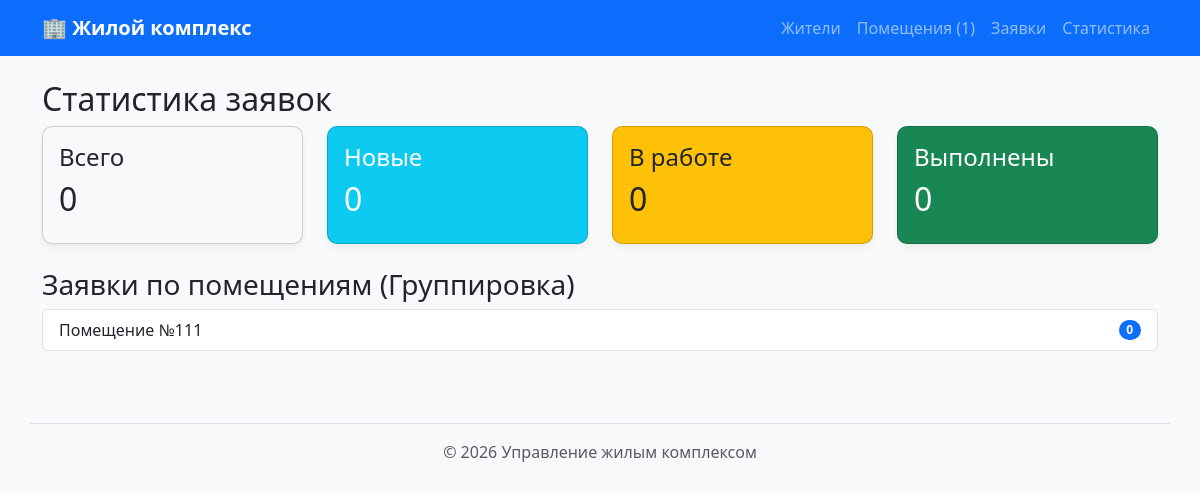
/residents/statistics/, run on an earlier commit of the app's database.
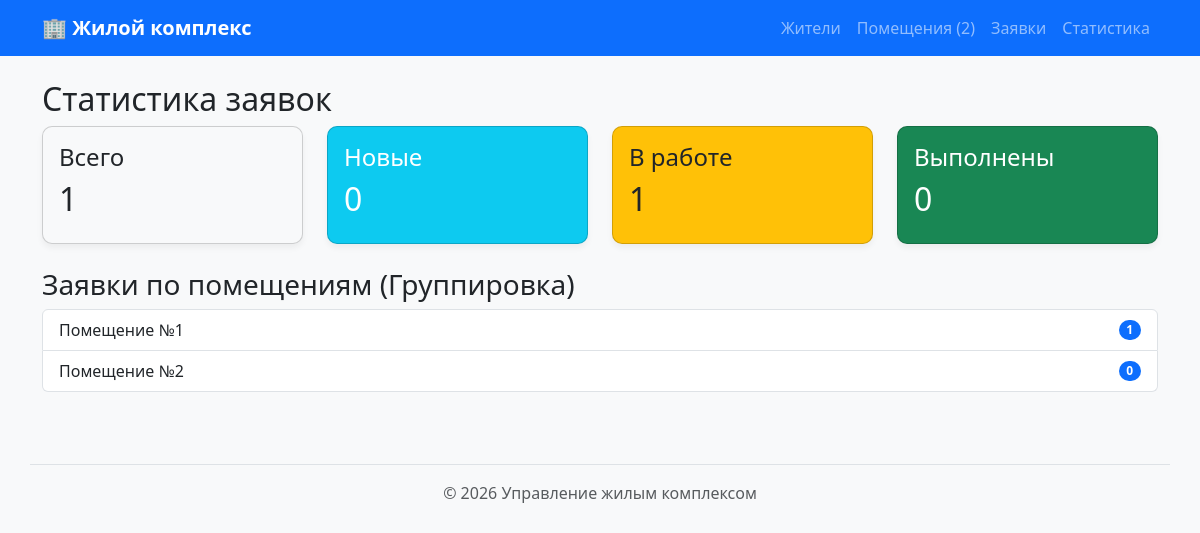
And on a later commit of the database.
### premises/models.py (models this page shows, shortened)
class Premise(models.Model):
    number = models.PositiveIntegerField(verbose_name="Номер помещения")
    premise_type = models.CharField(max_length=50, verbose_name="Тип")
    area = models.FloatField(verbose_name="Площадь")
    slug = models.SlugField(
        max_length=180,
        unique=True,
        blank=True,
        editable=False,
        verbose_name="URL-идентификатор"
    )
    is_large = models.GeneratedField(
        expression=Case(
            When(area__gte=100.0, then=Value(True)),
            default=Value(False),
            output_field=models.BooleanField(),
        ),
        output_field=models.BooleanField(),
        db_persist=True,
        verbose_name="Большое помещение (от 100 кв.м)"
    )
    class Meta:
        ordering = ["number"]
        verbose_name = "Помещение"
        verbose_name_plural = "Помещения"

### residents/views.py (the view)
# urls.py: path("statistics/", views.statistics, name="statistics"),
def statistics(request):
    total_requests = Request.objects.count()
    new_requests = Request.objects.filter(status=Request.Status.NEW).count()
    in_progress = Request.objects.filter(status=Request.Status.IN_PROGRESS).count()
    completed = Request.objects.filter(status=Request.Status.COMPLETED).count()
    premise_stats = Premise.objects.annotate(req_count=Count('requests')).order_by('-req_count')
    context = {
        'total_requests': total_requests,
        'new_requests': new_requests,
        'in_progress': in_progress,
        'completed': completed,
        'premise_stats': premise_stats,
    }
    return render(request, 'residents/statistics.html', context)

### premises/context_processors.py (called while the page is built)
def premise_context(request):
    return {
        "site_name": "Жилой комплекс",
        "premises_count": Premise.objects.count(),
    }

### residents/templates/residents/statistics.html (shortened to what this page needs)
{% extends "base.html" %}
{% block content %}
<h2>Статистика заявок</h2>
<div class="row mb-4">
    <div class="col-md-3"><div class="card p-3 bg-light"><h4>Всего</h4><h2>{{ total_requests }}</h2></div></div>
    <div class="col-md-3"><div class="card p-3 bg-info text-white"><h4>Новые</h4><h2>{{ new_requests }}</h2></div></div>
    <div class="col-md-3"><div class="card p-3 bg-warning text-dark"><h4>В работе</h4><h2>{{ in_progress }}</h2></div></div>
    <div class="col-md-3"><div class="card p-3 bg-success text-white"><h4>Выполнены</h4><h2>{{ completed }}</h2></div></div>
</div>
<h3>Заявки по помещениям (Группировка)</h3>
<ul class="list-group">
    {% for p in premise_stats %}
    <li class="list-group-item d-flex justify-content-between align-items-center">
        Помещение №{{ p.number }}
        <span class="badge bg-primary rounded-pill">{{ p.req_count }}</span>
    </li>
    {% endfor %}
</ul>
{% endblock %}

What changed in the data, as far as the page shows it:
removed Premise: number "111", req_count "0"
added Premise: number "1", req_count "1"
added Premise: number "2", req_count "0"
Also different on the page:
{{ premises_count }}: "1" → "2"
{{ total_requests }}: "0" → "1"
{{ in_progress }}: "0" → "1"
